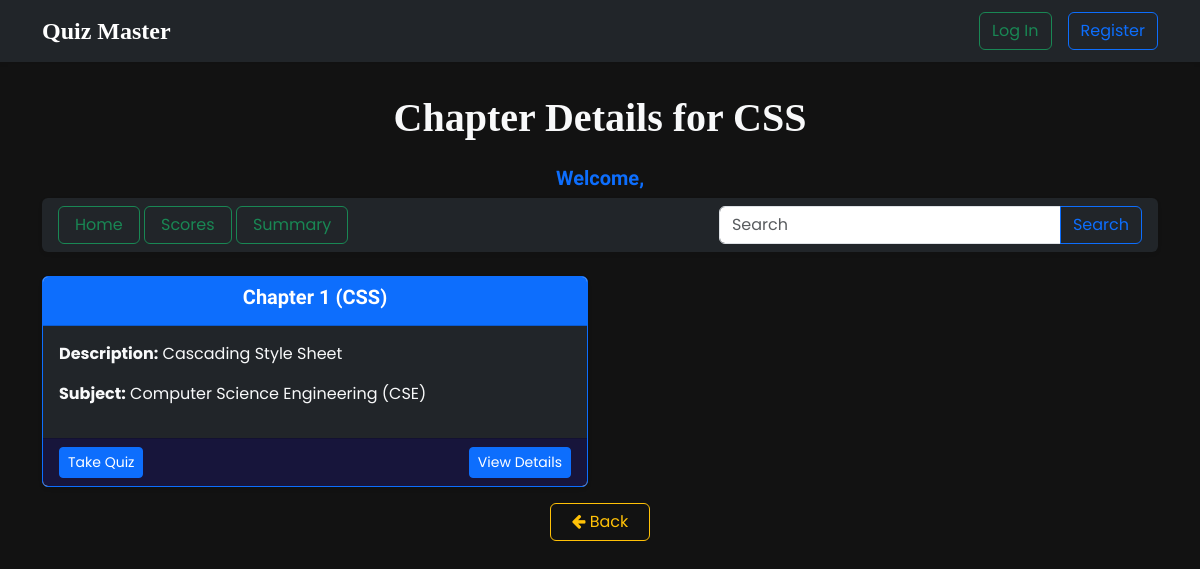
Screenshot of /chapter/1 with the database file from the repository.
### applications/models.py (models this page shows)
class Chapter(db.Model):
    id = db.Column(db.Integer, primary_key=True, autoincrement=True)
    name = db.Column(db.String(100), nullable=False, unique=True)
    description = db.Column(db.Text, nullable=True)
    subject_id = db.Column(db.Integer, db.ForeignKey('subject.id'), nullable=False)
    quizzes = db.relationship('Quiz', backref='chapter', cascade="all, delete")

class Quiz(db.Model):
    id = db.Column(db.Integer, primary_key=True, autoincrement=True)
    chapter_id = db.Column(db.Integer, db.ForeignKey('chapter.id', ondelete="CASCADE"), unique=True, nullable=False)
    date_of_quiz = db.Column(db.Date, nullable=False)
    time_duration = db.Column(db.String(10), nullable=False)
    remarks = db.Column(db.Text, nullable=True)
    questions = db.relationship('Question', backref='quiz', cascade="all, delete-orphan")
    scores = db.relationship('Score', backref='quiz', lazy=True)

class Subject(db.Model):
    id = db.Column(db.Integer, primary_key=True, autoincrement=True)
    name = db.Column(db.String(100), nullable=False, unique=True)
    description = db.Column(db.Text, nullable=True)
    chapters = db.relationship('Chapter', backref='subject', cascade="all, delete-orphan")

### applications/routes.py (the view)
@app.route('/chapter/<int:chapter_id>')
def chapter(chapter_id):
    subjects = Subject.query.all()
    chapter = Chapter.query.get_or_404(chapter_id)
    quizzes = Quiz.query.filter_by(chapter_id=chapter_id).all()
    return render_template('user_search/chapter.html', subjects=subjects, chapter=chapter, quizzes=quizzes)

### templates/user_search/chapter.html (shortened to what this page needs)
{% extends "base.html" %}
{% block body %}
<div class="container mt-4">
    <h1 class="formal text-center text-light mt-2 mb-4"><b>Chapter Details for {{ chapter.name }}</b></h1>
    <h5 class="text-center fw-bold text-primary heading">Welcome, {{ session['user_name'] }}</h5>
    <div class="d-flex justify-content-between align-items-center p-3 bg-dark rounded shadow-sm py-2 mt-2 mb-4">
        <nav>
            <a class="btn btn-outline-success px-3" href="">Home</a>
            <a class="btn btn-outline-success px-3" href="{{url_for('quiz')}}">Scores</a>
            <a class="btn btn-outline-success px-3" href="{{ url_for('summary') }}">Summary</a>
        </nav>
        <div class="d-flex align-items-center gap-3">
            <form method="GET" action="{{ url_for('search') }}">
                <div class="input-group">
                    <input type="search" name="query" class="form-control" placeholder="Search" aria-label="Search" aria-describedby="search-addon" required />
                    <button type="submit" class="btn btn-outline-primary">Search</button>
                </div>
            </form>
        </div>
    </div>
    <div class="row">
        {% for quiz in quizzes %}
        <div class="col-md-6">
            <div class="card border-primary shadow-sm mb-3">
                <div class="card-header bg-primary text-white text-center">
                    <a style="hover: none; text-decoration: none; color: inherit;" data-toggle="tooltip" title="Click to view details" href="{{ url_for('chapter', chapter_id=chapter.id) }}">
                        <h5 class="heading"><b>Chapter {{ chapter.id }} ({{ chapter.name }}) </b></h5>
                    </a>
                </div>
                <div class="card-body bg-dark text-light">
                    <p><strong>Description:</strong> {{ chapter.description }}</p>
                    <p><strong>Subject:</strong> {{ subjects[chapter.subject_id - 1].name }}</p>
                </div>
                <div style="background-color: #17153B;" class="d-flex justify-content-between card-footer text-light text-center">
                    <a href="{{ url_for('quiz_master', quiz_id=quiz.id) }}" class="btn btn-primary btn-sm">Take Quiz</a>
                    <a href="{{ url_for('chapter', chapter_id=chapter.id) }}" class="btn btn-primary btn-sm">View Details</a>
                </div>
            </div>
        </div>
        {% endfor %}
    </div>
    <div class="text-center">
        <button onclick="history.back()" class="btn btn-outline-warning" style="width: 100px;"><i class="fa fa-arrow-left" aria-hidden="true"></i> Back</button>
    </div>
</div>
{% endblock %}

### static/style.css (style rules this page uses)
* { margin: 0; padding: 0; box-sizing: border-box; }
html, body { height: 100%; overflow-x: hidden; }
html { scroll-behavior: smooth; }
body { background-color: #121212; color: #E0E0E0; font-family: 'Poppins', sans-serif; }
.heading { font-family: 'Delius', cursive; }
.formal { font-family: 'Times New Roman', Times, serif; }

### rows the page displays
Chapter: name "CSS", id "1", description "Cascading Style Sheet"
Subject: name "Computer Science Engineering (CSE)"
